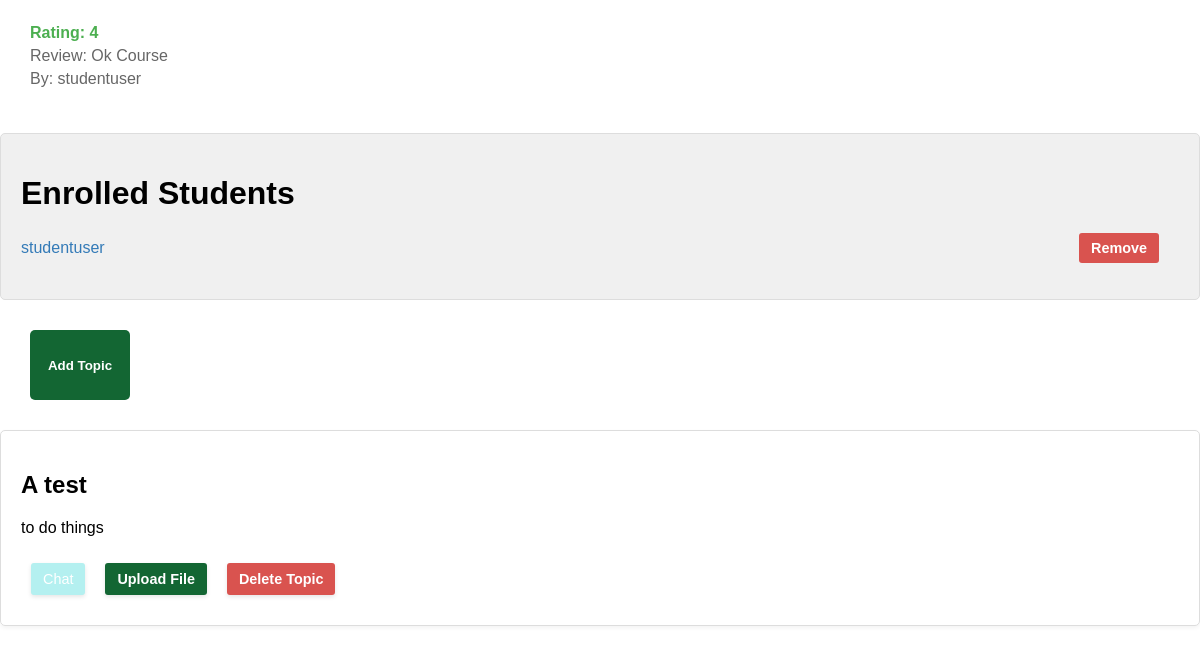
/courses/2/ (signed in, lower part), run on an earlier commit of the app's database.
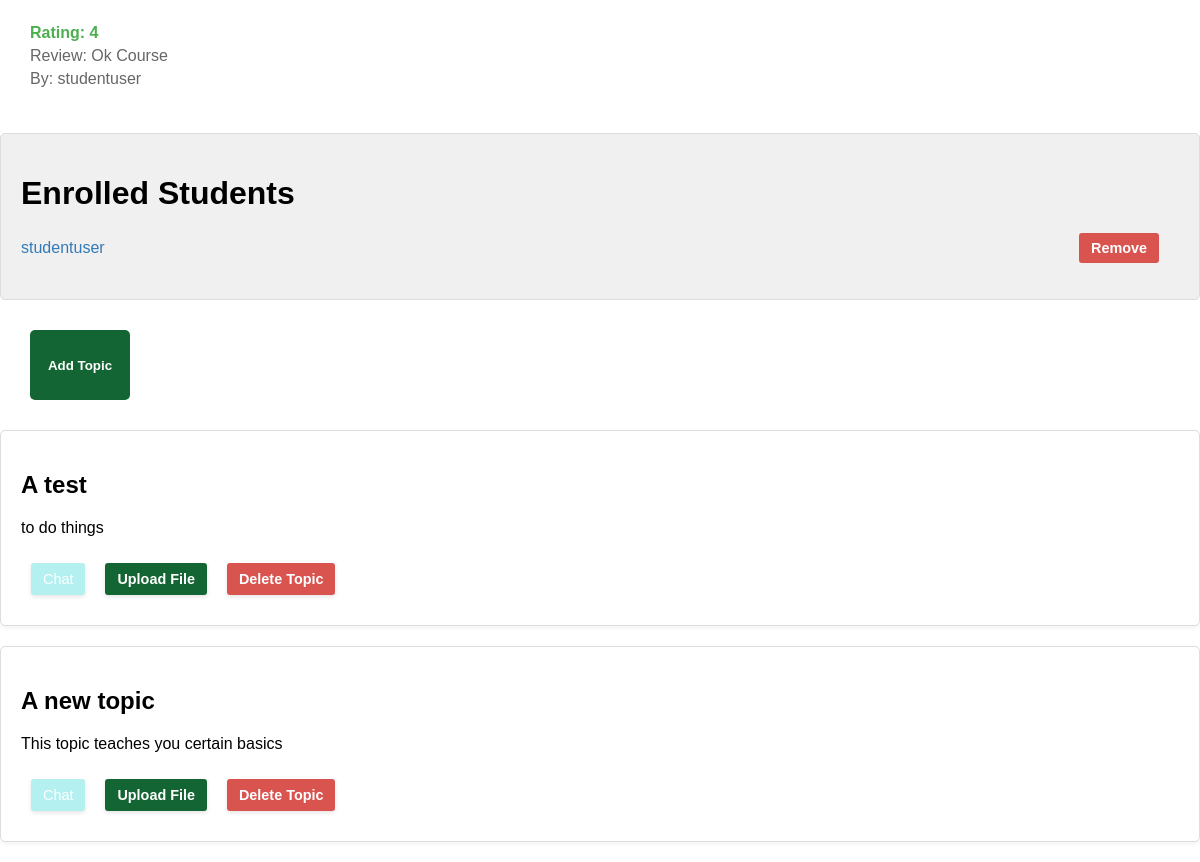
And on a later commit of the database.
### el/models.py (models this page shows, shortened)
class Feedback(models.Model):
    student = models.ForeignKey(PortalUser, on_delete=models.CASCADE, related_name='feedback_given') # The student who gave the feedback
    course = models.ForeignKey(Course, on_delete=models.CASCADE, related_name='feedback_received') # The course the feedback is for
    rating = models.IntegerField() # The rating given by the student
    review = models.TextField(blank=True, null=True)  # The review given by the student (optional)

class PortalUser(AbstractUser):
    USER_TYPE_CHOICES = (
        ('student', 'Student'),
        ('teacher', 'Teacher'),
    )
    user_type = models.CharField(max_length=7, choices=USER_TYPE_CHOICES, default='student')
    email = models.EmailField(_('email address'), unique=True)
    photo = models.ImageField(upload_to='user_photos/', blank=True, null=True)
    real_name = models.CharField(max_length=255, null=True, blank=True)
    bio = models.TextField(blank=True,null=True)
    qualifications = models.TextField(blank=True ,null=True)
    class Meta:
        verbose_name = 'Portal User'
        verbose_name_plural = 'Portal Users'
        permissions = [
        ]
    def is_teacher(self):
        return self.user_type == 'teacher'
    def is_student(self):
        return self.user_type == 'student'

class Enrollment(models.Model):
    student = models.ForeignKey(PortalUser, on_delete=models.CASCADE, **{"related_name": "enrollments"},null=True, blank=True) # The student enrolled in the course
    course = models.ForeignKey('Course', on_delete=models.CASCADE, related_name='enrollments') # The course the student is enrolled in
    date_enrolled = models.DateTimeField(default=timezone.now)  # The time the student was enrolled in the course

class Topic(models.Model):
    name = models.CharField(max_length=255) # The name of the topic
    description = models.TextField(default='No description available') # The description of the topic
    topic_number = models.IntegerField(default=0) # The number of the topic in the course
    course = models.ForeignKey(Course, on_delete=models.CASCADE, related_name='topics') # The course the topic belongs to

### el/views.py (the view)
# urls.py: path('courses/<int:course_id>/', view_course_details, name='coursedetails'),
def view_course_details(request, course_id):
    course = get_object_or_404(Course, id=course_id) # Get the course object
    if not request.user.is_authenticated:
        return redirect('login')
    if not course.enrollments.filter(student=request.user).exists() and request.user != course.teacher:
        return HttpResponseForbidden("You are not authorized to view this course details.")
    enrolled_students = course.enrollments.all() # Get all students enrolled in the course
    feedback = Feedback.objects.filter(course=course) # Get all feedback for the course
    context = {
        'course': course, # Course details
        'enrolled_students': enrolled_students, # Enrolled students
        'is_enrolled_in': course.enrollments.filter(student=request.user).exists(), # Check if the user is enrolled in the course
        'is_teacher': request.user == course.teacher, # Check if the user is the teacher of the course
        'is_student': request.user.is_student(), # Check if the user is a student
        'topics': course.topics.all(),# Get all topics for the course
        'feedback': feedback, # Feedback for the course
    }
    return render(request, 'coursedetails.html', context)

### el/templates/coursedetails.html (shortened to what this page needs)
<!DOCTYPE html>
<html lang="en">
<head>
    {% load static %}
    <link rel="stylesheet" href="{% static 'css/navbar.css' %}">
    <link rel="stylesheet" href="{% static 'css/coursedetails.css' %}">
</head>
<body>
    {% if request.user.is_authenticated and request.user.is_teacher %}
    <div class="feedback-container">
        <ul class="feedback-list">
            {% for item in feedback %}
            <li>
                <p>Rating: {{ item.rating }}</p>
                <p>Review: {{ item.review }}</p>
                <p>By: {{ item.student.username }}</p>
            </li>
            {% endfor %}
        </ul>
    </div>
    {% endif %}
    {% if request.user.is_authenticated and request.user.is_teacher %}
    <div class="enrolled-students">
        <h1>Enrolled Students</h1>
        <ul class="student-list">
            {% for enrollment in enrolled_students %}
            <li>
                <a href="{% url 'userprofile' enrollment.student.username %}">{{ enrollment.student.username }}</a>
                {% if request.user == course.teacher %}
                <a href="{% url 'remove_enrollment' enrollment.id %}">
                    <button class="remove-button">Remove</button>
                </a>
                {% endif %}
            </li>
            {% endfor %}
        </ul>
    </div>
    {% endif %}
    {% if request.user.is_authenticated and request.user.is_teacher %}
    <button class="addbutton" id="addTopicButton" onclick="location.href='{% url 'create_topic' course.id %}';">Add Topic</button>
    {% endif %}
    <div class="topics-container">
        {% for topic in course.topics.all %}
            <div class="topic-card expanded" id="topic-card-{{ topic.id }}">
                <div class="topic-header">
                    <h2>{{ topic.name }}</h2>
                    <p>{{ topic.description }}</p>
                </div>
                <div class="topic-actions">
                    <a href="{% url 'chat_page' course.id topic.id %}" class="button button-chat">Chat</a>
                    {% if request.user.is_authenticated and request.user.is_teacher %}
                    <button class="button button-upload" onclick="handleFileUpload({{ topic.id }});">Upload File</button>
                    <div class="topic-deletebutton">
                        <form action="{% url 'delete_topic' course.id topic.id %}" method="POST" onsubmit="return confirm('Are you sure you want to delete this topic?')">
                            <button type="submit" class="button button-delete">Delete Topic</button>
                        </form>
                    </div>
                    {% endif %}
                </div>
            </div>
        {% endfor %}
    </div>
</body>
</html>

What changed in the data, as far as the page shows it:
added Topic: name "A new topic", description "This topic teaches you certain basics"
